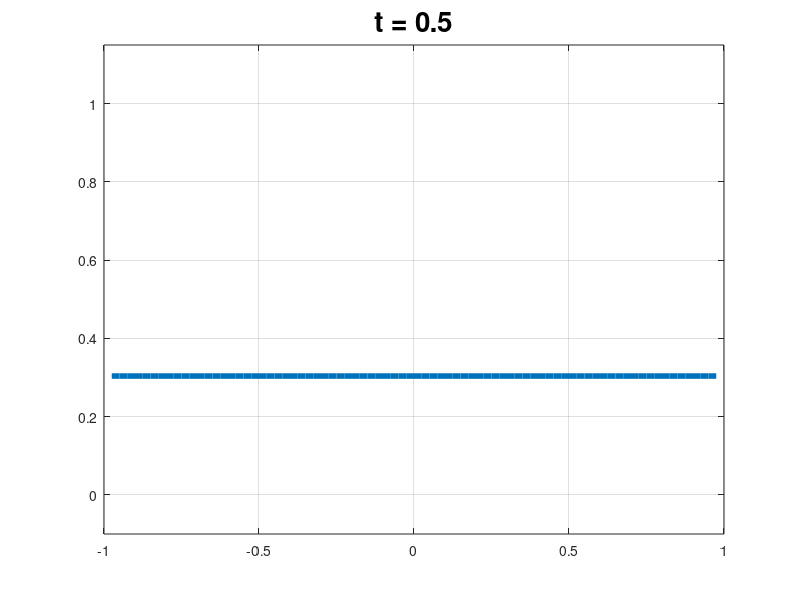

This figure's MATLAB source:
% Biharmonic diffusion: backward Euler solution of 4th-order eqn
%     u_t = -u_xxxx,  u(-1) = u(1) = u'(-1) = u'(1) = 0.

% Grid, initial data, and plotting setup:
h = .025
x = (-1+h:h:1-h)';
u = abs(x)<.3;
figure(1); clf;
plt = plot(x,u,'linewidth',4);
axis([-1 1 -.1 1.15]), grid
k = 0.05*h

% Sparse matrix for finite differencing:
N = length(x);
e = ones(N,1);
H = spdiags([-e  4*e  -6*e  4*e  -e], [-2 -1 0 1 2], N,N);
H = 1/h^4 * H;

%% BCs
% to do perodic we would have various corner terms to fill in...
% Or here's a trick: build the Laplacian
L = spdiags([e  -2*e  e], [-1 0 1], N,N);
L(1,end) = 1; L(end,1) = 1;
L = 1/h^2 * L;
H = -L^2;


Tf = 0.5;
% adjust either final time or time-step to have integer steps
numsteps = ceil(Tf / k);
%k = Tf / numsteps
Tf = k*numsteps;

I = speye(size(H));
A = I - k*H;

for n = 1:numsteps
  %unew = u + k*(H*u);     %forward euler
  %unew = u + k*(H*unew);  %backward euler
  unew = A \ u;      % "magic" numerical linear alg
  u = unew;
  t = n*k;
  set(plt,'ydata',u)
  title(['t = ' num2str(t)],'fontsize',20)
  drawnow
end

